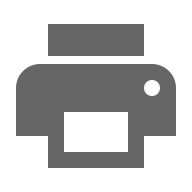
#> input picture CS/EscPosEmulator/EscPosEmulator/Resources/ic_print.png, 192 x 192 px
$ python stgui_img2hbmp.py ../../../CS/EscPosEmulator/EscPosEmulator/Resources/ic_print.png
#> lines starting #> are read from the running program, lines starting #| are printed output that depends on the picture; after the words box and inside, x2 and y2 are one past the last pixel; in counts of white or black regions, pixels touching at a corner belong together
#!/usr/bin/env python3
import math
import os
import sys
import argparse
import textwrap
from PIL import Image

def main(args):
    basename = os.path.splitext(args.bmp_image)[0]
    hfn = basename + ".hbmp"
    basename = os.path.split(basename)[1]
    with Image.open(args.bmp_image).convert("1") as img:

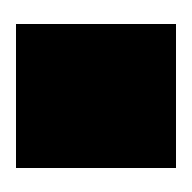
#> img: PIL image 192x192 1; 37.5% white; 1 white region, box (x1, y1, x2, y2) and area: (0, 0, 192, 192) 13824
        print("Converting image bitmap \"{}\" to header file \"{}\", thumbnail: {}, dithering {}".format(args.bmp_image, hfn, "none" if args.thumbnail is None else f"{args.thumbnail[0], args.thumbnail[1]}", args.dithering))

        if args.thumbnail is not None:
            img.thumbnail((int(args.thumbnail[0]), int(args.thumbnail[1])))

        img = img.convert("1", dither=(Image.FLOYDSTEINBERG if args.dithering else Image.NONE))

        with open(hfn, "w") as destf:
            def prepare_header_and_bmp():
                destf.write(textwrap.dedent("""\
                /// Generated with {0}

                #include <stdint.h>

                #define BITMAP_{2}_WIDTH {3}
                #define BITMAP_{2}_HEIGHT {4}

                {5}const uint8_t g_bitmap_{1}[BITMAP_{2}_WIDTH * ((BITMAP_{2}_HEIGHT + 7) >> 3)] = {{
                """.format(os.path.split(__file__)[1], basename, basename.upper(), img.width, img.height, "static " if args.static else "")))

            def finish_bmp():
                destf.write("};\n")

            prepare_header_and_bmp()

            column_bytes = (img.height + 7) >> 3;
#> column_bytes = 24
            for ci in range(img.width):
                bytes = [0] * column_bytes
                for ri in range(img.height):
                    px = img.getpixel((ci, ri))
                    if px == 0:
                        bytes[ri >> 3] |= (1 << (ri & 0x7))

                bytes_part = ", ".join(map(lambda x: f"0x{x:02X}", bytes))
                destf.write(" " * 4 + bytes_part + ("\n" if ci == (img.width - 1) else ",\n"))

            finish_bmp()

    return 0


if __name__ == "__main__":
    ap = argparse.ArgumentParser(description="Font image processor")
    ap.add_argument("bmp_image", type=str, help="Bitmap image filename")
    ap.add_argument("--static", action="store_true", help="Declare bmp as static")
    ap.add_argument("--dithering", action="store_true", help="Perform FLOYDSTEINBERG dithering")
    ap.add_argument("--thumbnail", nargs=2, help="Downscale the image to preferred size")

    sys.exit(main(ap.parse_args()))
#> (the program exits here)
